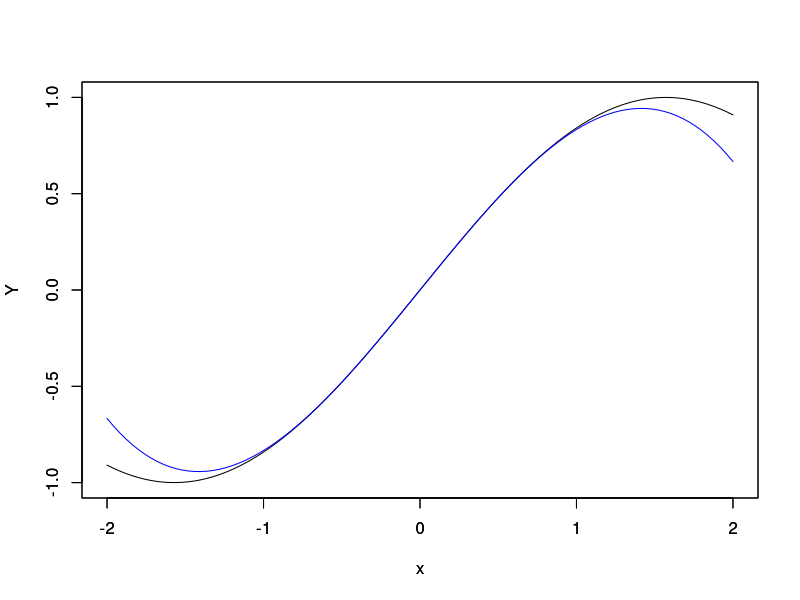

Reproduce this figure in R.
f =function(x) sin(x)
g= function(x) cos(x)
grad = 3

x = c(NULL)
y = c(NULL)
sol = (2*(pi/64))/(grad-1)
cont1 =1
cont2 = 1


while (length(x)<grad){
  if (length(x) == 0 ){
    x[cont1]= -pi/64;
    cont1 = cont1 +1
  }
  x[cont1] = (x[cont1-1]+ (sol))
  cont1 = cont1+1
}

while (cont2 < grad+1 ){
  y[cont2]= f(x[cont2])
  cont2 = cont2+1

  }

y[cont2] = g(pi/64)

coefi = rbind(c(1,x[1],(x[1])^2,(x[1])^3),
          c(1,x[2],(x[2])^2,(x[2])^3),
          c(1,x[3],(x[3])^2,(x[3])^3),
          c(0,1,2*(pi/64),3*(pi/64)^2)
)

val=solve(coefi,y)

poli = function(x) val[1]+(val[2]*x)+(val[3]*x^2)+(val[4]*x^3)
plot(f,xlim = c(-2,2), ylim=c(-1,1),ylab = "Y" )
par(new = TRUE)
plot(poli,xlim = c(-2,2),col= "blue",ylim=c(-1,1),ylab = "Y")

puntos = pi/270

absol = abs((f(puntos)- poli(puntos)))
relat  = (absol / poli(puntos))*100
operaciones = cont1 + cont2
